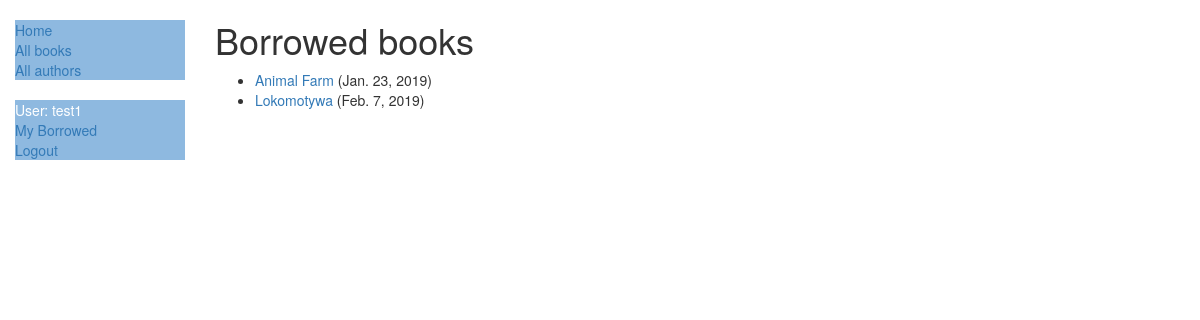
/catalog/mybooks/ (signed in), run on the app's committed database.
### catalog/models.py (models this page shows, shortened)
class BookInstance(models.Model):
    id = models.UUIDField(primary_key=True, default=uuid.uuid4, help_text="Unique ID for this particular book across whole library")
    book = models.ForeignKey('Book', on_delete=models.SET_NULL, null=True)
    imprint = models.CharField(max_length=200)
    due_back = models.DateField(null=True, blank=True)
    borrower = models.ForeignKey(User, on_delete=models.SET_NULL, null=True, blank=True)
    @property
    def is_overdue(self):
        if self.due_back and date.today() > self.due_back:
            return True
        return False
    LOAN_STATUS = (
        ('d', 'Maintenance'),
        ('o', 'On loan'),
        ('a', 'Available'),
        ('r', 'Reserved'),
    )
    status = models.CharField(
        max_length=1,
        choices=LOAN_STATUS,
        blank=True,
        default='d',
        help_text='Book availability')
    class Meta:
        ordering = ['due_back']
        permissions = (("can_mark_returned", "Set book as returned"),)

class Book(models.Model):
    title = models.CharField(max_length=200)
    author = models.ForeignKey('Author', on_delete=models.SET_NULL, null=True)
    summary = models.TextField(max_length=1000, help_text="Enter a brief description of the book")
    isbn = models.CharField('ISBN', max_length=13, help_text='13 Character <a href="https://www.isbn-international.org/content/what-isbn">ISBN number</a>')
    genre = models.ManyToManyField(Genre, help_text="Select a genre for this book")
    language = models.ForeignKey('Language', on_delete=models.SET_NULL, null=True)
    def display_genre(self):
        """Tworzy ciąg dla gatunku. Jest to wymagane do wyświetlania gatunku w Admin."""
        return ', '.join([genre.name for genre in self.genre.all()[:3]])
    display_genre.short_description = 'Genre'

### catalog/views.py (the view)
# urls.py: path('mybooks/', views.LoanedBooksByUserListView.as_view(), name='my-borrowed'),
class LoanedBooksByUserListView(LoginRequiredMixin,generic.ListView):
    model = BookInstance
    template_name ='catalog/bookinstance_list_borrowed_user.html'
    paginate_by = 10
    def get_queryset(self):
        return BookInstance.objects.filter(borrower=self.request.user).filter(status__exact='o').order_by('due_back')

### catalog/templates/catalog/bookinstance_list_borrowed_user.html
{% extends "base_generic.html" %}
{% block content %}
    <h1>Borrowed books</h1>
    {% if bookinstance_list %}
    <ul>
      {% for bookinst in bookinstance_list %}
      <li class="{% if bookinst.is_overdue %}text-danger{% endif %}">
        <a href="{% url 'book-detail' bookinst.book.pk %}">{{bookinst.book.title}} </a> ({{ bookinst.due_back }})
      </li>
      {% endfor %}
    </ul>
    {% else %}
      <p>There are no books borrowed.</p>
    {% endif %}
{% endblock %}

### catalog/templates/base_generic.html (shortened to what this page needs)
<!DOCTYPE html>
<html lang="en">
<head>
  <link rel="stylesheet" href="https://maxcdn.bootstrapcdn.com/bootstrap/3.3.7/css/bootstrap.min.css">
  {% load static %}
  <link rel="stylesheet" href="{% static 'css/styles.css' %}">
</head>
<body>
<div class="container-fluid">
<div class="row">
  <div class="col-sm-2">
  {% block sidebar %}
  <ul class="sidebar-nav">
    <li><a href="{% url 'index' %}">Home</a></li>
    <li><a href="{% url 'books' %}">All books</a></li>
    <li><a href="{% url 'authors' %}">All authors</a></li>
  </ul>
  <ul class="sidebar-nav">
   {% if user.is_authenticated %}
     <li>User: {{ user.get_username }}</li>
     <li><a href="{% url 'my-borrowed' %}">My Borrowed</a></li>
     <li><a href="{% url 'logout'%}?next={{request.path}}">Logout</a></li>
   {% else %}
     <li><a href="{% url 'login'%}?next={{request.path}}">Login</a></li>
   {% endif %}
  </ul>
{% endblock %}
  </div>
  <div class="col-sm-10 ">
  {% block content %}{% endblock %}
  </div>
</div>
</div>
</body>
</html>

### catalog/static/css/styles.css (style rules this page uses)
.sidebar-nav { margin-top: 20px; margin-left:20; padding: 0; list-style: none; font-size:50dp; }
.sidebar-nav { background-color:#8eb9e0; font-size:100dp; color:white; }

### data on the page
BookInstance: book "Animal Farm", due_back "Jan. 23, 2019"
BookInstance: book "Lokomotywa", due_back "Feb. 7, 2019"

### other printed values
{{ user.get_username }} "test1"
